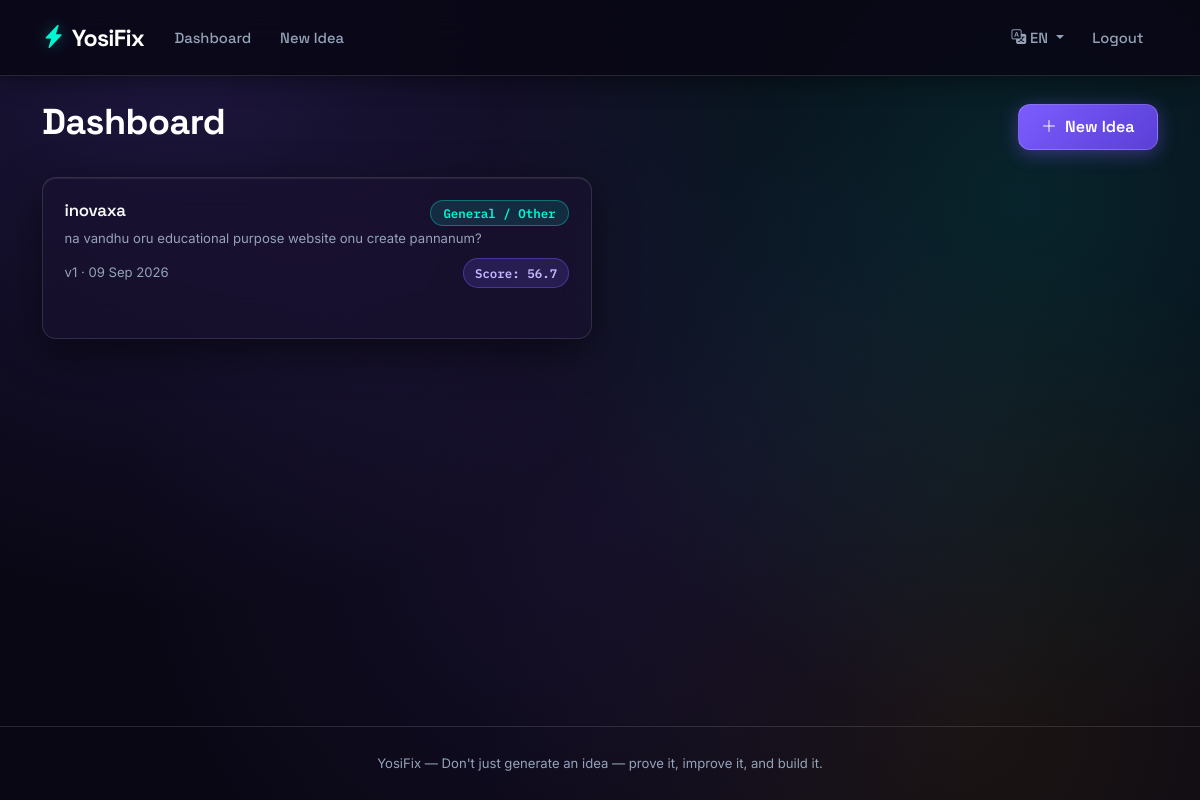
Before: /dashboard (signed in) with the older database file.
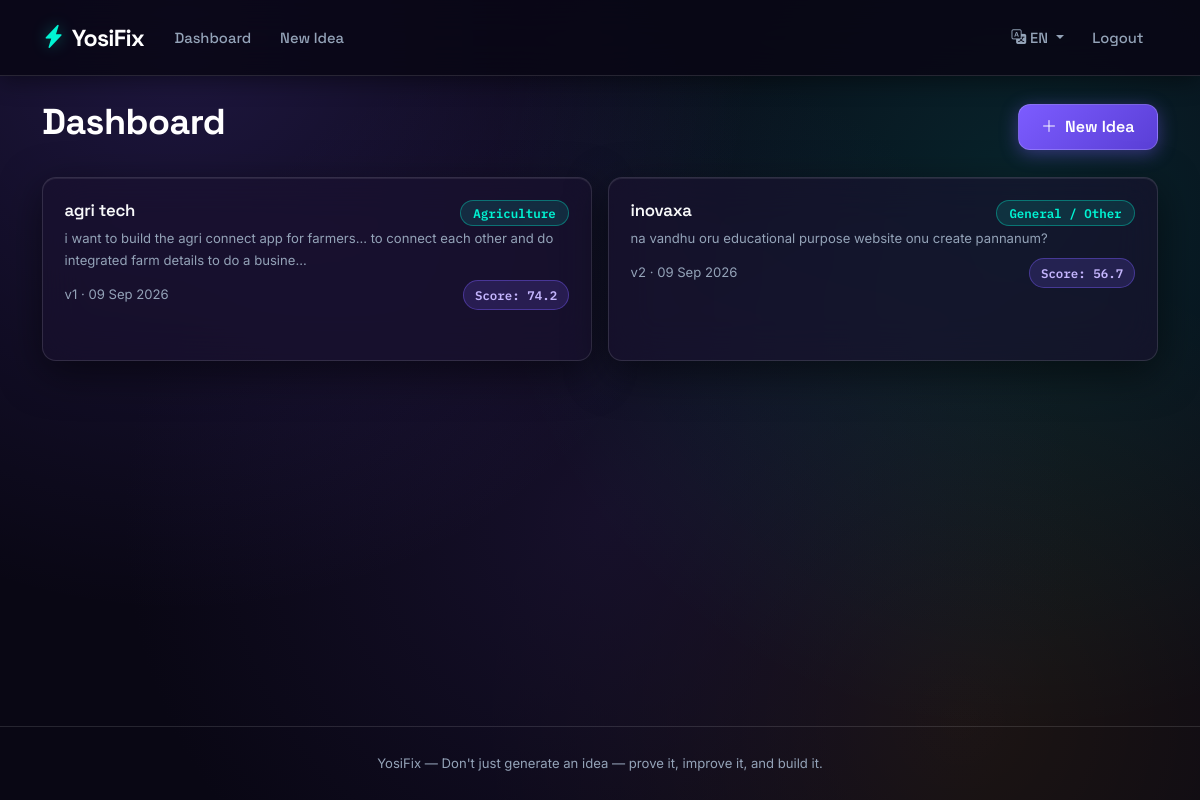
After: the same page with the newer database file.
### models.py (models this page shows)
class Idea(db.Model):
    __tablename__ = "ideas"
    id = db.Column(db.Integer, primary_key=True)
    user_id = db.Column(db.Integer, db.ForeignKey("users.id"), nullable=False)
    title = db.Column(db.String(200), nullable=False)
    raw_text = db.Column(db.Text, nullable=False)
    language = db.Column(db.String(5), default="en")
    domain = db.Column(db.String(80))
    domain_confidence = db.Column(db.Float, default=0.0)
    innovation_score = db.Column(db.Float, default=0.0)
    current_version = db.Column(db.Integer, default=1)
    created_at = db.Column(db.DateTime, default=utcnow)
    updated_at = db.Column(db.DateTime, default=utcnow, onupdate=utcnow)
    versions = db.relationship("IdeaVersion", backref="idea", lazy=True,
                                cascade="all, delete-orphan", order_by="IdeaVersion.version_num")
    analysis = db.relationship("AnalysisResult", backref="idea", lazy=True,
                                cascade="all, delete-orphan", uselist=False)
    prompts = db.relationship("PromptRecord", backref="idea", lazy=True,
                               cascade="all, delete-orphan")

### routes/main.py (the view)
@bp.route("/dashboard")
@login_required
def dashboard():
    ideas = Idea.query.filter_by(user_id=current_user.id).order_by(Idea.created_at.desc()).all()
    return render_template("dashboard.html", ideas=ideas, lang=current_lang(), t=t)

### app.py (called while the page is built)
def create_app(config_class=Config):
    app = Flask(__name__)
    app.config.from_object(config_class)
    instance_dir = os.path.join(app.root_path, "instance")
    os.makedirs(instance_dir, exist_ok=True)
    db.init_app(app)
    login_manager.init_app(app)
    from models import User
    @login_manager.user_loader
    def load_user(user_id):
        return db.session.get(User, int(user_id))
    from routes.main import bp as main_bp
    from routes.auth import bp as auth_bp
    from routes.idea import bp as idea_bp
    app.register_blueprint(main_bp)
    app.register_blueprint(auth_bp)
    app.register_blueprint(idea_bp)
    @app.context_processor
    def inject_globals():
        return {"app_name": "YosiFix", "lang": session.get("lang", "en"), "t": translate}
    with app.app_context():
        db.create_all()
    return app

### modules/i18n.py (called while the page is built)
def t(key, lang="en"):
    lang = lang if lang in TRANSLATIONS else "en"
    return TRANSLATIONS[lang].get(key, TRANSLATIONS["en"].get(key, key))

### routes/main.py (called while the page is built)
def current_lang():
    return session.get("lang", "en")

### templates/dashboard.html (shortened to what this page needs)
{% extends "base.html" %}
{% block content %}
<div class="d-flex justify-content-between align-items-center mb-4">
  <h2>{{ t('nav_dashboard', lang) }}</h2>
  <a href="{{ url_for('idea.new') }}" class="btn btn-brand"><i class="bi bi-plus-lg"></i> {{ t('nav_new_idea', lang) }}</a>
</div>
{% if not ideas %}
<div class="glass-card text-center py-5">
  <i class="bi bi-lightbulb fs-1 text-warning"></i>
  <p class="mt-3 mb-4">{{ t('empty_dashboard', lang) }}</p>
  <a href="{{ url_for('idea.new') }}" class="btn btn-brand">{{ t('nav_new_idea', lang) }}</a>
</div>
{% else %}
<div class="row g-3">
  {% for idea in ideas %}
  <div class="col-md-6">
    <a href="{{ url_for('idea.result', idea_id=idea.id) }}" class="text-decoration-none">
      <div class="glass-card idea-list-item h-100">
        <div class="d-flex justify-content-between align-items-start">
          <h5 class="text-light mb-2">{{ idea.title }}</h5>
          {% if idea.domain %}<span class="badge badge-domain">{{ idea.domain }}</span>{% endif %}
        </div>
        <p class="text-muted-custom small mb-2">{{ idea.raw_text[:120] }}{% if idea.raw_text|length > 120 %}...{% endif %}</p>
        <div class="d-flex justify-content-between align-items-center">
          <small class="text-muted-custom">v{{ idea.current_version }} &middot; {{ idea.created_at.strftime('%d %b %Y') }}</small>
          {% if idea.innovation_score %}
          <span class="similarity-pill">Score: {{ idea.innovation_score }}</span>
          {% endif %}
        </div>
      </div>
    </a>
  </div>
  {% endfor %}
</div>
{% endif %}
{% endblock %}

### templates/base.html (shortened to what this page needs)
<!DOCTYPE html>
<html lang="{{ lang|default('en') }}">
<head>
<link href="https://cdn.jsdelivr.net/npm/bootstrap@5.3.3/dist/css/bootstrap.min.css" rel="stylesheet">
<link href="https://cdn.jsdelivr.net/npm/bootstrap-icons@1.11.3/font/bootstrap-icons.min.css" rel="stylesheet">
<link rel="stylesheet" href="{{ url_for('static', filename='css/style.css') }}">
</head>
<body>
<nav class="navbar navbar-expand-lg glass-nav sticky-top">
  <div class="container">
    <a class="navbar-brand brand-logo" href="{{ url_for('main.landing') }}">
      <i class="bi bi-lightning-charge-fill"></i> YosiFix
    </a>
    <div class="collapse navbar-collapse" id="navMain">
      <ul class="navbar-nav me-auto mb-2 mb-lg-0">
        {% if current_user.is_authenticated %}
        <li class="nav-item"><a class="nav-link" href="{{ url_for('main.dashboard') }}">{{ t('nav_dashboard', lang) }}</a></li>
        <li class="nav-item"><a class="nav-link" href="{{ url_for('idea.new') }}">{{ t('nav_new_idea', lang) }}</a></li>
        {% endif %}
      </ul>
      <ul class="navbar-nav align-items-lg-center">
        <li class="nav-item dropdown">
          <a class="nav-link dropdown-toggle" href="#" role="button" data-bs-toggle="dropdown">
            <i class="bi bi-translate"></i> {{ lang|upper }}
          </a>
        </li>
        {% if current_user.is_authenticated %}
        <li class="nav-item"><a class="nav-link" href="{{ url_for('auth.logout') }}">{{ t('nav_logout', lang) }}</a></li>
        {% else %}
        <li class="nav-item"><a class="nav-link" href="{{ url_for('auth.login') }}">{{ t('nav_login', lang) }}</a></li>
        <li class="nav-item"><a class="btn btn-brand btn-sm ms-lg-2" href="{{ url_for('auth.register') }}">{{ t('nav_register', lang) }}</a></li>
        {% endif %}
      </ul>
    </div>
  </div>
</nav>
<main class="app-main">
  <div class="container py-4">
    {% block content %}{% endblock %}
  </div>
</main>
<footer class="app-footer text-center py-4">
  <small>YosiFix &mdash; {{ t('tagline', lang) }}</small>
</footer>
</body>
</html>

Changed rows visible on the page:
added Idea: title "agri tech", domain "Agriculture", raw_text "i want to build the agri connect app for farmers... to connect each other and do integrated farm details to do a busine", current_version "1", created_at "09 Sep 2026", innovation_score "74.2"
changed Idea "inovaxa": current_version "1" → "2"
